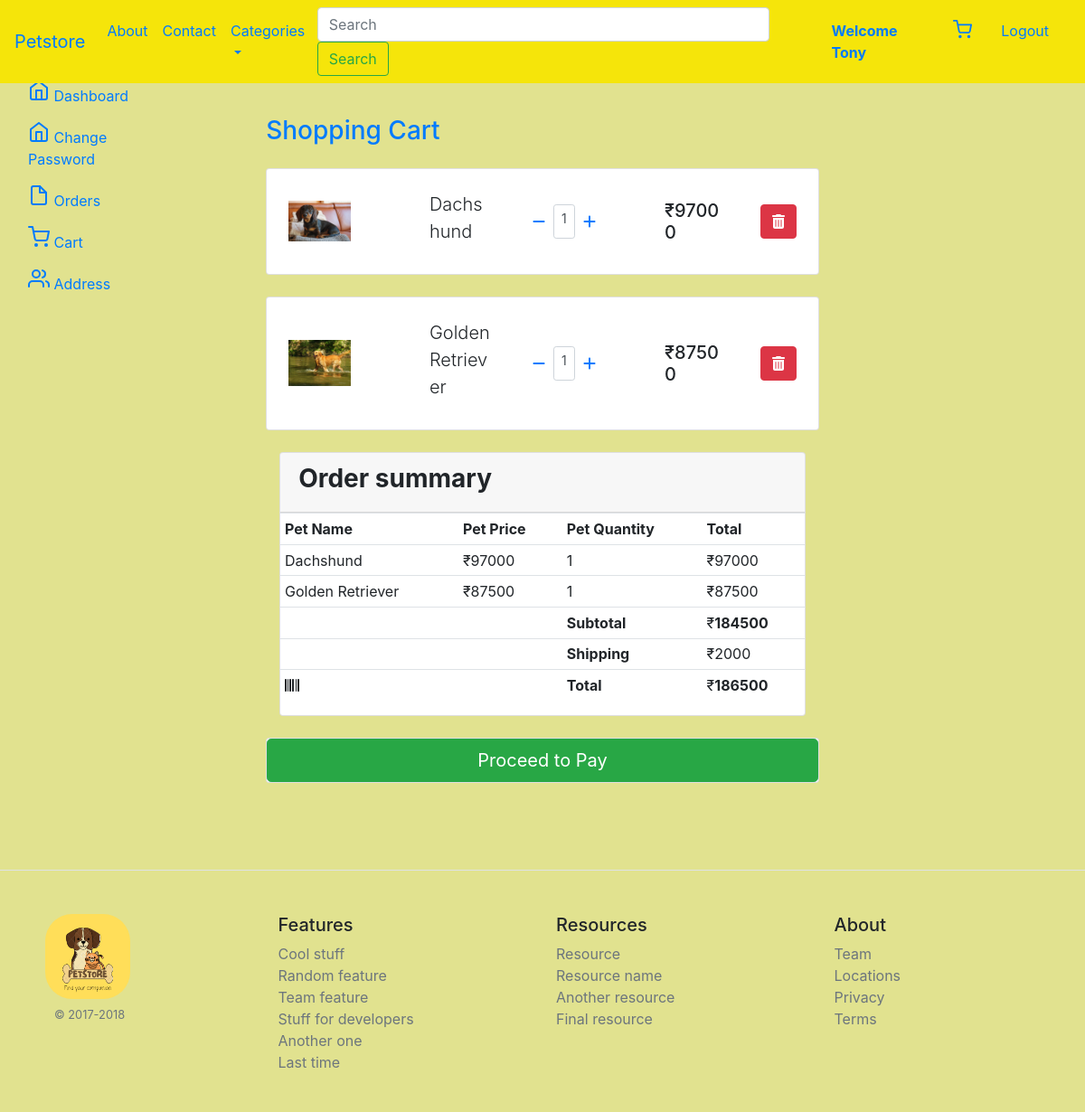
Screenshot of /view_cart/ (signed in) with the database file from the repository.
### core/models.py (models this page shows, shortened)
class Cart(models.Model):
    user = models.ForeignKey(User, on_delete=models.CASCADE)       #Each cart instance is associated with a single user.
    product = models.ForeignKey(Pet, on_delete=models.CASCADE)     #Each cart instance is associated with a single pet product. Similarly, the on_delete=models.CASCADE argument means that if the referenced Pet object is deleted, the corresponding Cart instances associated with that product will be deleted.
    quantity = models.PositiveIntegerField(default=1)              # Quantity cannot be negative so we have used PositiveIntegerField

class Pet(models.Model):
    CATEGORY_CHOICES = [
        ('DOG', 'Dog'),
        ('CAT', 'Cat'),
        ('BIRD', 'Bird'),
    ]
    name = models.CharField(max_length=100)
    category = models.CharField(max_length=20, choices=CATEGORY_CHOICES)
    small_description=models.CharField(max_length=300)
    description=models.TextField()
    selling_price = models.IntegerField()
    discounted_price = models.IntegerField()
    percentage = models.IntegerField(default=0)
    price_and_quantity_total = models.IntegerField(default=0)
    pet_image =models.ImageField(upload_to='pet_images')  # As we are using image field we have to intall 'pillow'. And we have to Define MEDIA_URL in settings.py file so that all folder should save in media directory

### core/views.py (the view)
# urls.py: path('view_cart/',views.view_cart, name="viewcart"),
def view_cart(request):
    cart_items = Cart.objects.filter(user=request.user)      # cart_items will fetch product of current user, and show product available in the cart of the current user.
    total =0
    delhivery_charge =2000
    for item in cart_items:
        item.product.price_and_quantity_total = item.product.discounted_price * item.quantity
        total += item.product.price_and_quantity_total
    final_price= delhivery_charge + total
    return render(request, 'core/view_cart.html', {'cart_items': cart_items,'total':total,'final_price':final_price})

### core/templates/core/view_cart.html (shortened to what this page needs)
{% extends "core/base.html" %}
{% block content %}
<div class="container-fluid profile">
      <div class="row">
        <div class="col-md-2 d-none d-md-block sidebar" >
            <nav >
            <div class="sidebar-sticky">
                <ul class="nav flex-column">
                <li class="nav-item">
                    <a class="nav-link active" href="{% url "profile" %}">
                    Dashboard <span class="sr-only">(current)</span>
                    </a>
                </li>
                <li class="nav-item">
                    <a class="nav-link active" href="{% url "changepassword" %}">
                    Change Password <span class="sr-only">(current)</span>
                    </a>
                </li>
                <li class="nav-item">
                    <a class="nav-link " href="#">
                    Orders
                    </a>
                </li>
                <li class="nav-item">
                    <a class="nav-link" href="{% url "viewcart" %}">
                    Cart
                    </a>
                </li>
                <li class="nav-item">
                    <a class="nav-link" href="#">
                    Address
                    </a>
                </li>
                </ul>
            </div>
            </nav>
        </div>
        <div class="col-md-8">
            <div class="container h-100 py-5">
                <div class="row d-flex justify-content-center align-items-center h-100">
                <div class="col-10">
                    <div class="d-flex justify-content-between align-items-center mb-4">
                    <h3 class="fw-normal mb-0 text-black text-primary">Shopping Cart</h3>
                    </div>
                {% for item in cart_items %}
                    <div class="card rounded-3 mb-4">
                        <div class="card-body p-4">
                            <div class="row d-flex justify-content-between align-items-center">
                            <div class="col-md-2 col-lg-2 col-xl-2">
                                <img
                                src="{{item.product.pet_image.url}}"
                                class="img-fluid rounded-3" alt="Cotton T-shirt">
                            </div>
                            <div class="col-md-3 col-lg-3 col-xl-3">
                                <p class="lead fw-normal mb-2">{{item.product.name}}</p>
                            </div>
                            <div class="col-md-3 col-lg-3 col-xl-2 d-flex">
                                <button class="btn btn-link px-2">
                                <a href="{% url 'delete_quantity' item.id %}"><i class="fas fa-minus"></i></a>
                                </button>
                                <div class="form-control form-control-sm">
                                    {{item.quantity}}
                                </div>
                                <button class="btn btn-link px-2">
                                <a href="{% url 'add_quantity' item.id %}"><i class="fas fa-plus"></i></a>
                                </button>
                            </div>
                            <div class="col-md-3 col-lg-2 col-xl-2 offset-lg-1 ">
                                <h5 class="mb-0">₹{{item.product.discounted_price}}</h5>
                            </div>
                            <form action="{% url "deletecart" item.id %}" method="POST">
                                    <div class="col-md-1 col-lg-1 col-xl-1 text-end">
                                     <button type="submit" class="btn btn-danger">
                                            <i class="fa-solid fa-trash-can"></i>                                     </button>
                                    </div>
                             </form>
                        </div>
                    </div>
                    </div>
               {% endfor %}
                <div class="container">
                    <div class="row">
                        <div class="col-md-12">
                            <div class="card ">
                                <div class="card-header">
                                    <h3 class="text-xs-center"><strong>Order summary</strong></h3>
                                </div>
                                <div class="card-block">
                                    <div class="table-responsive">
                                        <table class="table table-sm">
                                            <thead>
                                                <tr>
                                                    <td><strong>Pet Name</strong></td>
                                                    <td class="text-xs-center"><strong>Pet Price</strong></td>
                                                    <td class="text-xs-center"><strong>Pet Quantity</strong></td>
                                                    <td class="text-xs-right"><strong>Total</strong></td>
                                                </tr>
                                            </thead>
                                            <tbody>
                                                {% for item in cart_items %}
                                                <tr>
                                                    <td>{{item.product.name}}</td>
                                                    <td class="text-xs-center">₹{{item.product.discounted_price}}</td>
                                                    <td class="text-xs-center">{{item.quantity}}</td>
                                                    <td class="text-xs-right">₹{{item.product.price_and_quantity_total}}</td>
                                                </tr>
                                                {% endfor %}
                                                <tr>
                                                    <td class="highrow"></td>
                                                    <td class="highrow"></td>
                                                    <td class="highrow text-xs-center"><strong>Subtotal</strong></td>
                                                    <td class="highrow text-xs-right">₹<b>{{total}}</b></td>
                                                </tr>
                                                <tr>
                                                    <td class="emptyrow"></td>
                                                    <td class="emptyrow"></td>
                                                    <td class="emptyrow text-xs-center"><strong>Shipping</strong></td>
                                                    <td class="emptyrow text-xs-right">₹2000</td>
                                                </tr>
                                                <tr>
                                                    <td class="emptyrow"><i class="fa fa-barcode iconbig"></i></td>
                                                    <td class="emptyrow"></td>
                                                    <td class="emptyrow text-xs-center"><strong>Total</strong></td>
                                                    <td class="emptyrow text-xs-right">₹<b>{{final_price}}</b></td>
                                                </tr>
                                            </tbody>
                                        </table>
                                    </div>
                                </div>
                            </div>
                        </div>
                    </div>
                </div>
                <br>
                <a href="{% url "checkout" %}">
                    <div class="card">
                        <div >
                            <button type="button" class="btn btn-success btn-block btn-lg">Proceed to Pay</button>
                        </div>
                    </div>
                </a>
                </div>
                </div>
            </div>
        </div>
      </div>
    </div>
{% endblock content %}

### core/templates/core/base.html (shortened to what this page needs)
<!DOCTYPE html>
{% load static%}
<html lang="en">
    <head>
        <link rel="stylesheet" href="{% static "core/css/fontawesome.css" %}">
        <link rel="stylesheet" href="{% static "core/css/bootstrap.min.css" %}">
        <link rel="stylesheet" href="{% static "core/css/core.css" %}">
    </head>
    <body>
        {% include "core/navbar.html" %}
        {% block content %}{% endblock content %}
        {% include "core/footer.html" %}
    </body>
</html>

### core/templates/core/navbar.html (shortened to what this page needs)
    <nav class="navbar navbar-expand-lg fixed-top" style = "background-color: rgb(245, 229, 10);"  >
        <a class="navbar-brand" href="/">Petstore</a>
        <div class="collapse navbar-collapse" id="navbarSupportedContent">
          <ul class="navbar-nav mr-auto">
            <li class="nav-item active">
              <a class="nav-link" href="{% url "about" %}">About<span class="sr-only">(current)</span></a>
            </li>
            <li class="nav-item">
              <a class="nav-link" href="{% url "contact" %}">Contact</a>
            </li>
            <li class="nav-item dropdown">
              <a class="nav-link dropdown-toggle" href="/" role="button" data-toggle="dropdown" aria-expanded="false">
                Categories
              </a>
            </li>
          </ul>
          <form class="form-inline  my-lg-0 mr-auto">
            <input class="form-control custom-search-bar mr-2 " type="search" placeholder="Search" aria-label="Search" style="width:500px" >
            <button class="btn btn-outline-success my-2 my-sm-0" type="submit">Search</button>
          </form>
          <ul class="navbar-nav">
            {% if request.user.is_authenticated %}
            <li class="nav-item active">
              <a class="nav-link mr-3" href="{% url "profile" %}"><b>Welcome {{user.first_name}}</b></a>
            </li>
             <li class="nav-item">
                    <a class="nav-link mr-3" href="{% url "viewcart" %}">
                    </a>
                </li>
            </li><li class="nav-item">
              <a class="nav-link mr-3" href="{% url "logout" %}">Logout</a>
            </li>
            {% endif %}
          </ul>
        </div>
      </nav>

### core/templates/core/footer.html
<footer class="pt-4 my-md-5 pt-md-5 border-top">
    <div class="row">
      <div class="col-12 col-md">
        <img class="mb-2" src="static/core/images/petstore_logo.png" alt="" width="94" height="94">
        <small class="d-block mb-3 text-muted">© 2017-2018</small>
      </div>
      <div class="col-6 col-md">
        <h5>Features</h5>
        <ul class="list-unstyled text-small">
          <li><a class="text-muted" href="#">Cool stuff</a></li>
          <li><a class="text-muted" href="#">Random feature</a></li>
          <li><a class="text-muted" href="#">Team feature</a></li>
          <li><a class="text-muted" href="#">Stuff for developers</a></li>
          <li><a class="text-muted" href="#">Another one</a></li>
          <li><a class="text-muted" href="#">Last time</a></li>
        </ul>
      </div>
      <div class="col-6 col-md">
        <h5>Resources</h5>
        <ul class="list-unstyled text-small">
          <li><a class="text-muted" href="#">Resource</a></li>
          <li><a class="text-muted" href="#">Resource name</a></li>
          <li><a class="text-muted" href="#">Another resource</a></li>
          <li><a class="text-muted" href="#">Final resource</a></li>
        </ul>
      </div>
      <div class="col-6 col-md">
        <h5>About</h5>
        <ul class="list-unstyled text-small">
          <li><a class="text-muted" href="#">Team</a></li>
          <li><a class="text-muted" href="#">Locations</a></li>
          <li><a class="text-muted" href="#">Privacy</a></li>
          <li><a class="text-muted" href="#">Terms</a></li>
        </ul>
      </div>
    </div>
</footer>

### core/static/core/css/core.css (style rules this page uses)
body { background-color: rgb(225, 226, 143); }
.custom-search-bar { width: 300px; }
.mb-2 { border-radius: 30px; margin-left: 50px; }
.mb-3 { margin-left: 60px; }
.profile { margin-top: 80px; }

### rows the page displays
Cart: product.pet_image (picture), product.name "Dachshund", quantity "1", product.discounted_price "97000", product.price_and_quantity_total "97000"
Cart: product.pet_image (picture), product.name "Golden Retriever", quantity "1", product.discounted_price "87500", product.price_and_quantity_total "87500"

### other values shown
{{ user.first_name }} "Tony"
{{ total }} "184500"
{{ final_price }} "186500"
